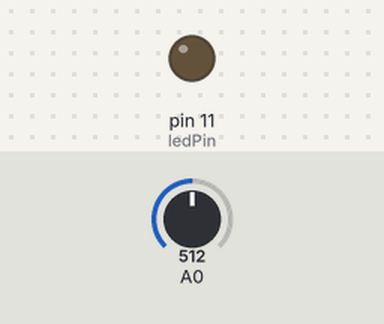
This sketch was run on a simulated Arduino Uno, built with avr-gcc and run on an emulated ATmega328P. Shown: output pins drawn as LEDs (lit = HIGH). The inputs (shaded band) are chosen by the test bench; at power-on: A0 = 512.

Above: at 1.2 s.
1.3 s: A0 set to 408
2.8 s: A0 set to 384
At 3.26 s:
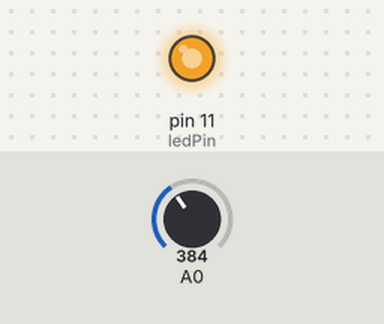
5.8 s: A0 set to 410
Timing chart, 0 to 8.8 s (numbered marks = the images above; inputs shaded):
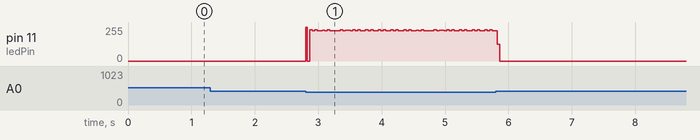

Measured:
- the behaviour switches between 400 and 399 on A0 (found by bisection; images 0 and 1)
- after the input at 1.3 s, every drawn part: stays the same

The sketch:

Camparar_analog.ino
```cpp
//PARPADEO DE LED RANDOM
#include "WProgram.h"

long signal;
int ledPin;

void setup() {
  pinMode(11, OUTPUT);
}

void loop() {                        // put your main code here, to run repeatedly:
  signal = analogRead (0);
  if ((signal<400)&&(signal>100)){   //Rojo
    digitalWrite(11, HIGH);
    ledPin = 11;
    }
  delay(10);
  digitalWrite(ledPin, LOW);
  delay(1);
}
```
